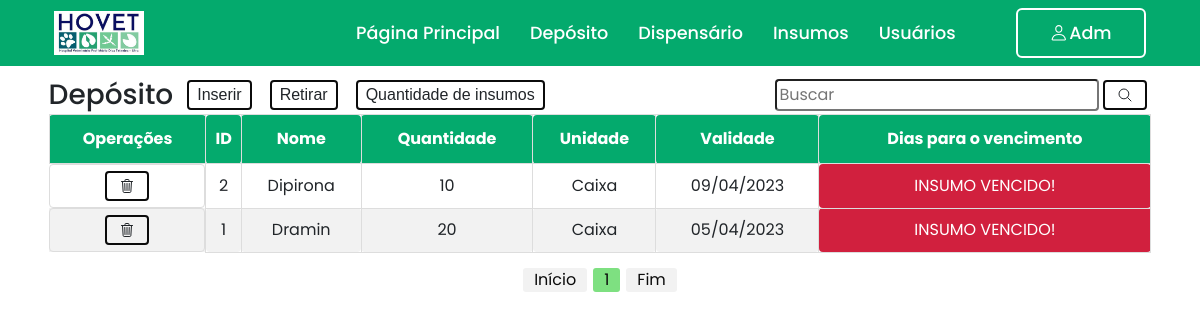
The app's page /painel-adm/index.php?menuop=deposito (signed in) with its own data.
### tables this page shows
create table deposito(
	deposito_id int primary key auto_increment,
    deposito_qtd int not null,
    deposito_validade date not null,
    deposito_insumos_id int,
	foreign key(deposito_insumos_id) references insumos(insumos_id) on delete set null
);

create table insumos(
	insumos_id int primary key auto_increment,
    insumos_nome varchar(256) not null,
    insumos_unidade varchar(150) not null,
    insumos_tipo_insumos_id int not null,
    foreign key(insumos_tipo_insumos_id) references tipos_insumos(tipos_insumos_id)
);

### painel-adm/deposito/painel_deposito.php (the view, shortened to what this page needs)
<section class="painel_usuarios">
    <div class="container">
        <div class="menu_header">
            <div class="menu_user">
                <h3>Depósito</h3>
                <a href="index.php?menuop=cadastro_deposito">
                    <button class="btn">Inserir</button>
                </a>
                <div class="dropdown">
                    <a href="#">
                        <button class="btn">Retirar</button>
                    </a>
                </div>
                <a href="index.php?menuop=quantidade_insumos_deposito">
                    <button class="btn">Quantidade de insumos</button>
                </a>
            </div>
            <div>
                <form action="index.php?menuop=deposito" method="post" class="form_buscar">
                    <input type="text" name="txt_pesquisa_deposito" placeholder="Buscar">
                    <button type="submit" class="btn">
                        <span class="icon">
                            <ion-icon name="search-outline"></ion-icon>
                        </span>
                    </button>
                </form>
            </div>
        </div>
        <div class="tabelas">
            <table id="tabela_listar">
                <thead>
                    <tr>
                        <th>Operações</th>
                        <th>ID</th>
                        <th>Nome</th>
                        <th>Quantidade</th>
                        <th>Unidade</th>
                        <th>Validade</th>
                        <th>Dias para o vencimento</th>
                    </tr>
                </thead>
                <tbody>
                    <?php
                        $quantidade_registros_deposito = 10;
                        $pagina_deposito = (isset($_GET['pagina_deposito']))?(int)$_GET['pagina_deposito']:1;
                        $inicio_deposito = ($quantidade_registros_deposito * $pagina_deposito) - $quantidade_registros_deposito;
                        $txt_pesquisa_deposito = (isset($_POST["txt_pesquisa_deposito"]))?$_POST["txt_pesquisa_deposito"]:"";
                        $sql = "SELECT
                                    d.deposito_id,
                                    d.deposito_qtd,
                                    date_format(d.deposito_validade, '%d/%m/%Y') as validadedeposito,
                                    i.insumos_nome,
                                    i.insumos_unidade,
                                    datediff(d.deposito_validade, curdate()) as diasParaVencimentodeposito
                                    FROM deposito d
                                    INNER JOIN insumos i
                                    ON d.deposito_insumos_id = i.insumos_id
                                    WHERE
                                        d.deposito_id='{$txt_pesquisa_deposito}' or
                                        i.insumos_nome LIKE '%{$txt_pesquisa_deposito}%' or
                                        i.insumos_unidade LIKE '%{$txt_pesquisa_deposito}%' or
                                        d.deposito_qtd LIKE '%{$txt_pesquisa_deposito}%' or
                                        d.deposito_validade LIKE '%{$txt_pesquisa_deposito}%'
                                        ORDER BY insumos_nome ASC
                                        LIMIT $inicio_deposito,$quantidade_registros_deposito";
                        $rs = mysqli_query($conexao,$sql) or die("Erro ao executar a consulta! " . mysqli_error($conexao));
                        while($dados = mysqli_fetch_assoc($rs)){
                    ?>
                    <tr>
                        <td class="operacoes">
                            <a href="index.php?menuop=excluir_deposito&idInsumodeposito=<?=$dados["deposito_id"]?>"
                                class="confirmaDelete">
                                <button class="btn">
                                    <span class="icon">
                                        <ion-icon name="trash-outline"></ion-icon>
                                    </span>
                                </button>
                            </a>
                        </td>
                        <td><?=$dados["deposito_id"]?></td>
                        <td><?=$dados["insumos_nome"]?></td>
                        <td><?=$dados["deposito_qtd"]?></td>
                        <td><?=$dados["insumos_unidade"]?></td>
                        <td><?=$dados["validadedeposito"]?></td>
                        <td <?php
                                $dias = ['30','45'];
                                if($dados["diasParaVencimentodeposito"] <= $dias[0]){
                                ?> class="vermelho" <?php
                                } else if($dados["diasParaVencimentodeposito"] <= $dias[1]){
                                    ?> class="amarelo" <?php
                                } else if($dados["diasParaVencimentodeposito"] > $dias[1]){
                                    ?> class="verde" <?php
                                }
                                ?>><?php if ($dados["diasParaVencimentodeposito"] <= 0){
                                    echo "INSUMO VENCIDO!";
                                } else{
                                    echo $dados["diasParaVencimentodeposito"] . " dia(s) para o vencimento";
                                }
                                ?>
                        </td>
                    </tr>
                    <?php
                        }
                    ?>
                </tbody>
            </table>
            <div class="paginacao">
                <?php
                    $sqlTotaldeposito = "SELECT deposito_id FROM deposito";
                    $queryTotaldeposito = mysqli_query($conexao,$sqlTotaldeposito) or die(mysqli_error($conexao));
                    $numTotaldeposito = mysqli_num_rows($queryTotaldeposito);
                    $totalPaginasdeposito = ceil($numTotaldeposito/$quantidade_registros_deposito);
                    echo "<a href=\"?menuop=deposito&pagina_deposito=1\">Início</a> ";
                        ?>
                        <?php
                    for($i=1;$i<=$totalPaginasdeposito;$i++){
                        if ($i >= ($pagina_deposito) && $i <= ($pagina_deposito+5)) {
                            if ($i==$pagina_deposito) {
                                echo "<span>$i</span>";
                            } else {
                                echo " <a href=\"?menuop=deposito&pagina_deposito=$i\">$i</a> ";
                            }
                        }
                    }
                        ?>
                        <?php
                    echo " <a href=\"?menuop=deposito&pagina_deposito=$totalPaginasdeposito\">Fim</a>";
                ?>
            </div>
        </div>
    </div>
</section>

### css/style_personalizado.css (style rules this page uses)
* { margin: 0; padding: 0; box-sizing: border-box; font-family: 'Poppins', sans-serif; }
.container { display: flex; justify-content: center; flex-direction: column; }
@media (min-width: 1200px) { .container { max-width: 96% !important; } }
.menu_user { display: flex; gap: 10px; align-items: center; }
.menu_user > h3 { margin-bottom: 0; }
.dropdown { position: relative; display: inline-block; }
#tabela_listar { font-family: Arial, Helvetica, sans-serif; border-collapse: collapse; width: 100%; }
#tabela_listar td, #tabela_listar th { border: 1px solid #ddd; padding: 2px; border-radius: 4px; }
#tabela_listar tr:nth-child(even) { background-color: #f2f2f2; }
#tabela_listar th { padding-top: 12px; padding-bottom: 12px; text-align: center; background-color: #04AA6D; color: white; }
#tabela_listar td { text-align: center; }
.menu_header { display: flex; align-items: center; justify-content: space-between; }
button.btn { background: none; border: 2px solid #0B0B0B; font-family: "montserrat", sans-serif; padding: 1px 8px; min-width: 20px; margin: 4px; cursor: pointer; transition: color 0.4s linear; position: relative; }
button.btn::before { content: ""; position: absolute; left: 0; top: 0; width: 100%; height: 100%; background: #04AA6D; z-index: -1; transition: transform 0.5s; transform-origin: 0 0; transition-timing-function: cubic-bezier(0.5,1.6,0.4,0.7); }
button.btn::before { transform: scaleX(0); }
.vermelho { color: #fff; background-color: #D1203E; }
span.icon { display: flex; gap: 2px; align-items: center; padding: 4px; }
td.operacoes { display: flex; justify-content: center; }
.form_buscar { display: flex; align-items: center; }
.form_buscar input { padding: 2px; border-radius: .25em; }
.tabelas { display: flex; flex-direction: column; }
.paginacao { display: flex; gap: 6px; margin-top: 15px; justify-content: center; }
.paginacao a { color: #0B0B0B; background-color: #f2f2f2; border-radius: 3px; padding: 0 11px; }
.paginacao > span { color: #0B0B0B; background-color: #7EE081; border-radius: 3px; padding: 0 11px; }

### records on screen
deposito: deposito_id "2", deposito_insumos.insumos_nome "Dipirona", deposito_qtd "10", deposito_insumos.insumos_unidade "Caixa", validadedeposito "09/04/2023"
deposito: deposito_id "1", deposito_insumos.insumos_nome "Dramin", deposito_qtd "20", deposito_insumos.insumos_unidade "Caixa", validadedeposito "05/04/2023"

### other values on screen
$_SESSION['usuario_nome'] "Adm"
